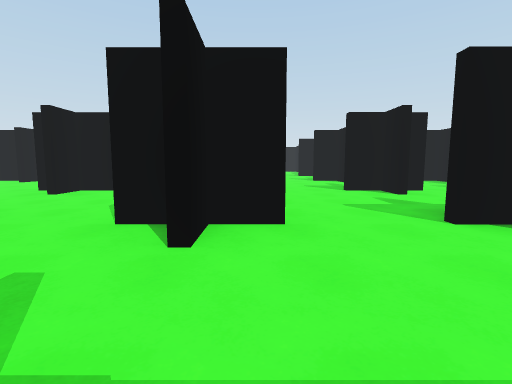
View 1 (above)

24 first-person views from a walk through a scene from a Unity 3-D project. The camera is 1.3 m above the floor, tilts 6° down and sees 85° across. The floor is counted in squares, 2.4 m on a side. Each view is taken from the middle of a square. On the plan, view 1 faces up. The plan holds only what a view shows up to about 9 squares ahead; the rest is blank. The place goes on beyond the plan. The player character is not drawn. Some animated figures are left out.

View 2
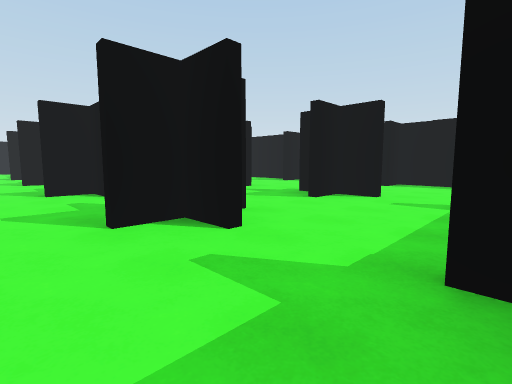

View 3
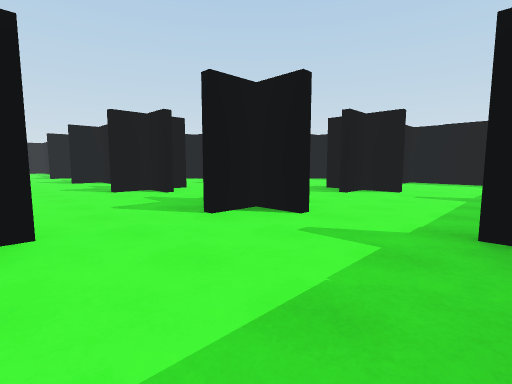

View 4
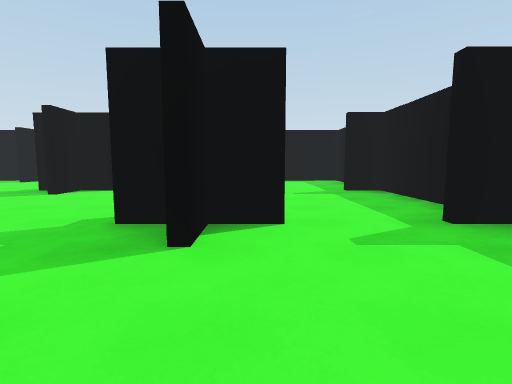

View 5
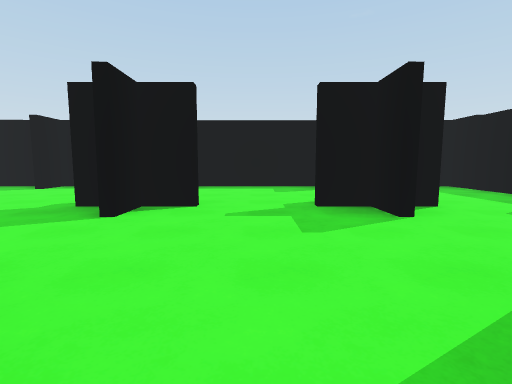

View 6
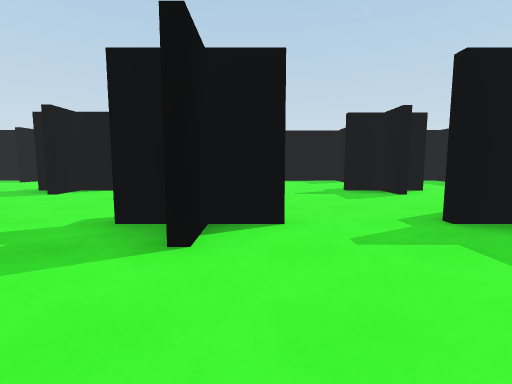

View 7
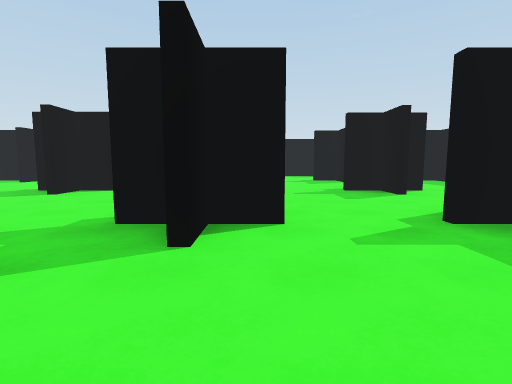

View 8
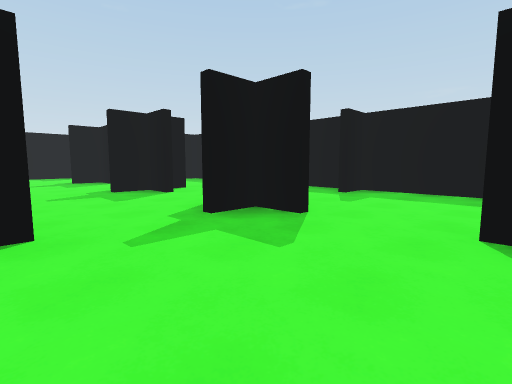

View 9
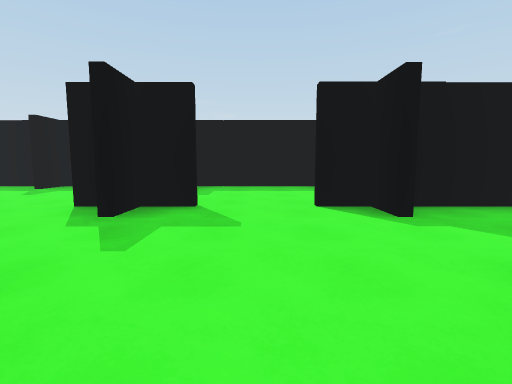

View 10
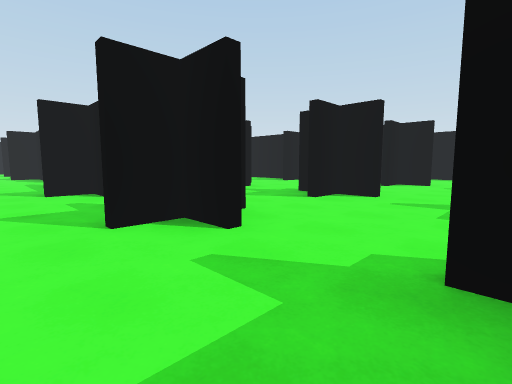

View 11
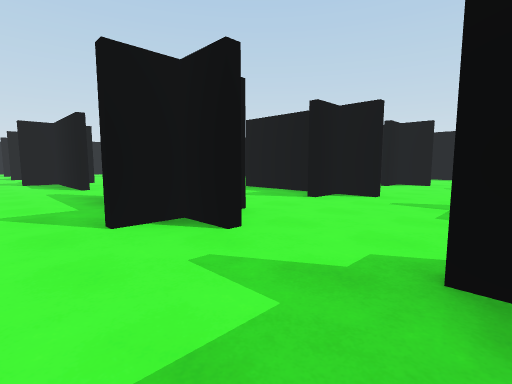

View 12
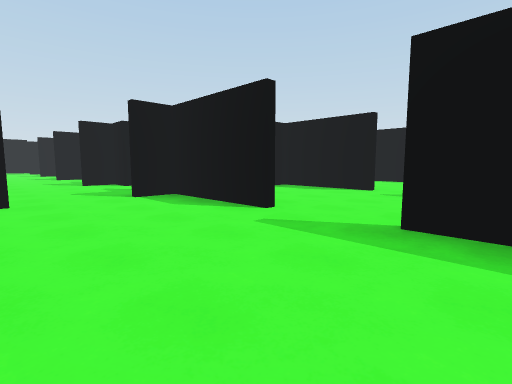

View 13
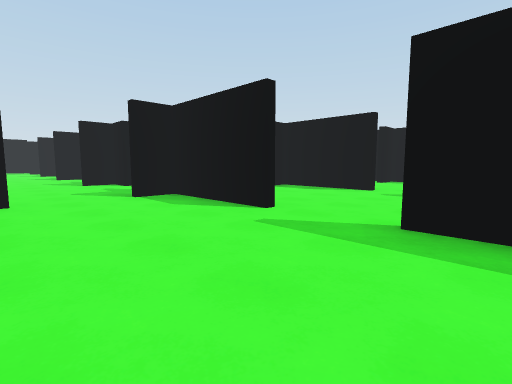

View 14
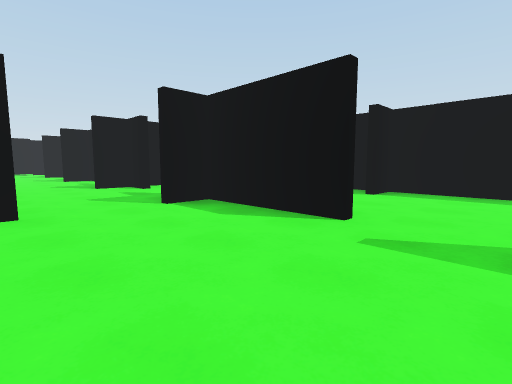

View 15
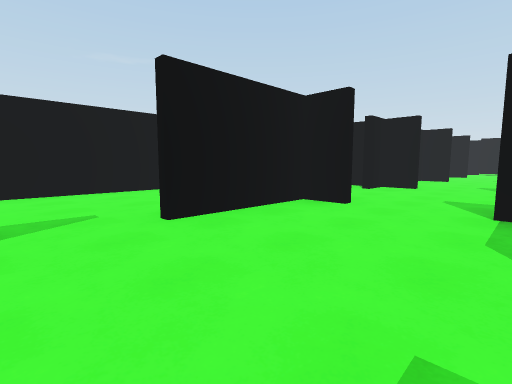

View 16
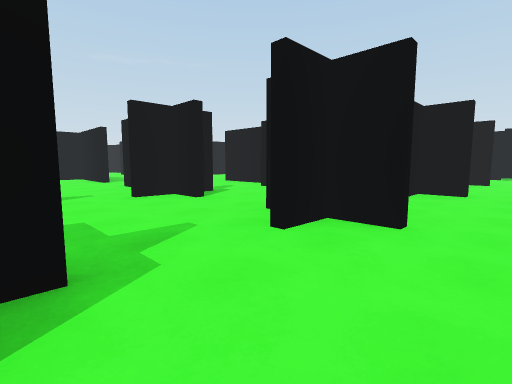

View 17
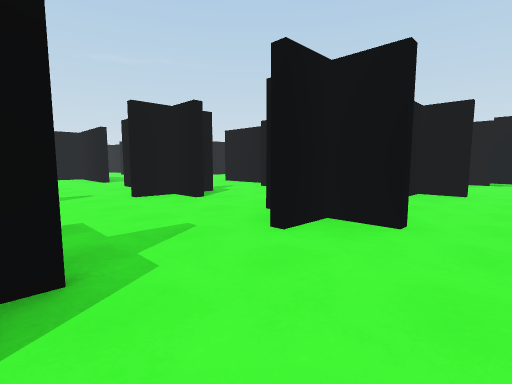

View 18
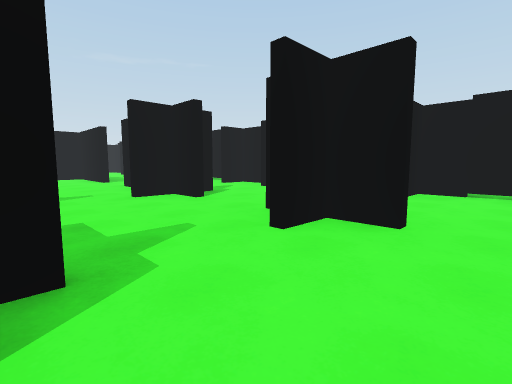

View 19
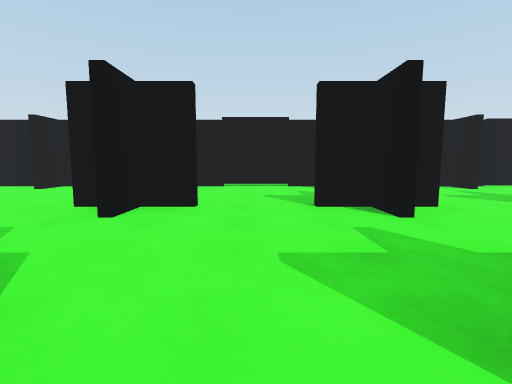

View 20
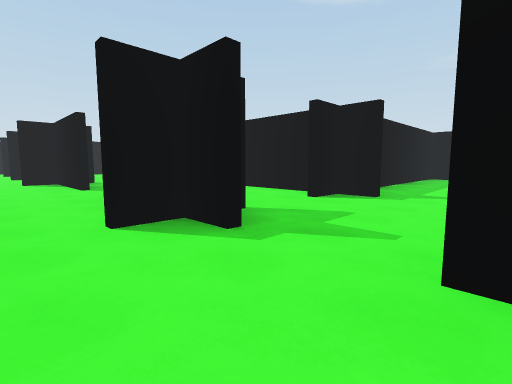

View 21
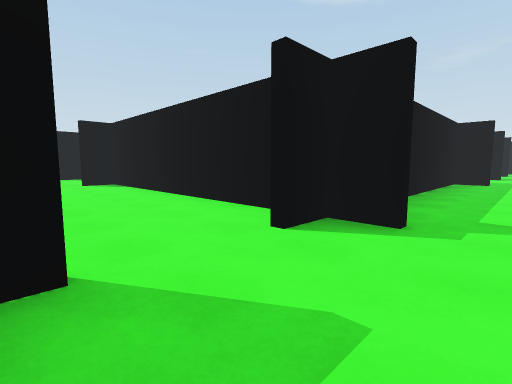

View 22
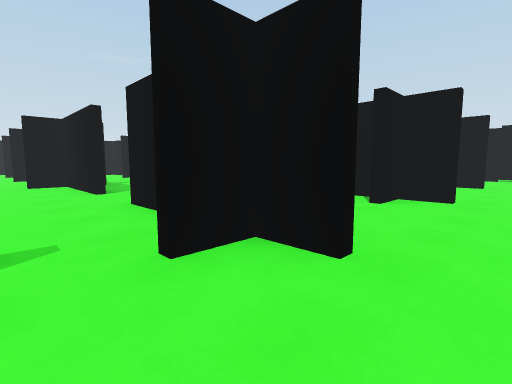

View 23
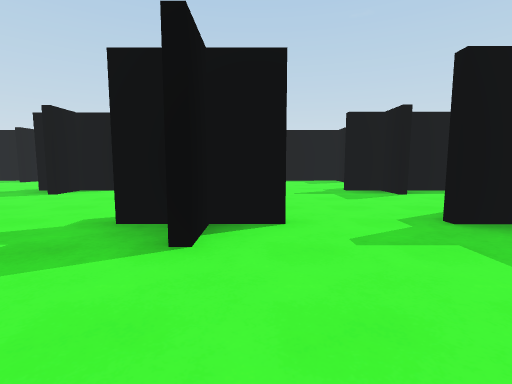

View 24
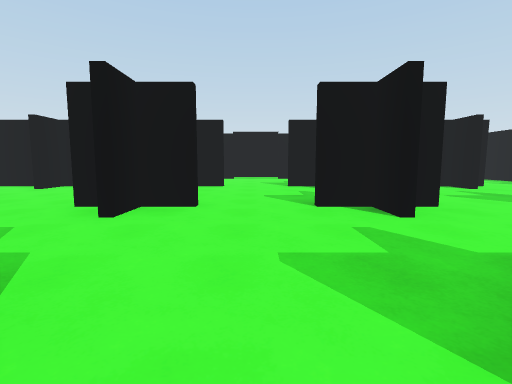

### Floor plan
Key: @ floor where view 1 was taken; # wall or solid block; . floor.
Columns run from 16 left of view 1 to 6 right of it. Each row starts with its distance up from view 1.
 30        #### ####  ###
 29        .##. #..   #.  #
 28         ........ ... .#
 27    ###. ###.##.##.##.##
 26    #.....#..#..#..#...#
 25       ...............
 24    ###..###.##.##.##
 23    #.....#..#..#..#
 22    ................
 21    ###..###.##.##.##
 20 #..#.....#..#..#..#.
 19   ....................#
 18   .##....##.##.##.##.##
 17     ######..#..#..#   #
 16          #..#..#..#..##
 15          #............#
 14          #............#
 13          #..#..#  #   #
 12          ##.##.##.## ##
 11          #..#..#..#...#
 10           ............#
  9         ###.##.##.##.##
  8          #..#..#..#...#
  7           ............
  6            .##.##.##.##
  5           ..#..#..#...#
  4          .............#
  3         ###.##.##.##.##
  2          #..#..#..#...#
  1           ............#
  0           ..#..#@.#...#
 -1           #############

Positions as (right, up) in squares from view 1, and headings:
1: (0, 0), facing up
2: (-2, 0), facing up-right
3: (-3, 0), facing up-right
4: (-3, 2), facing right
5: (-1, 4), facing right
6: (-3, 5), facing right
7: (-6, 5), facing right
8: (-6, 5), facing down-right
9: (-5, 6), facing down
10: (-5, 6), facing up-right
11: (-5, 9), facing up-right
12: (-6, 13), facing up-right
13: (-3, 13), facing up-right
14: (0, 14), facing up-right
15: (-1, 14), facing up-left
16: (-2, 18), facing up-left
17: (-2, 21), facing up-left
18: (-2, 24), facing up-left
19: (-2, 23), facing up
20: (-2, 20), facing down-left
21: (-4, 19), facing down-left
22: (-5, 19), facing up-left
23: (-3, 20), facing right
24: (-2, 20), facing up
